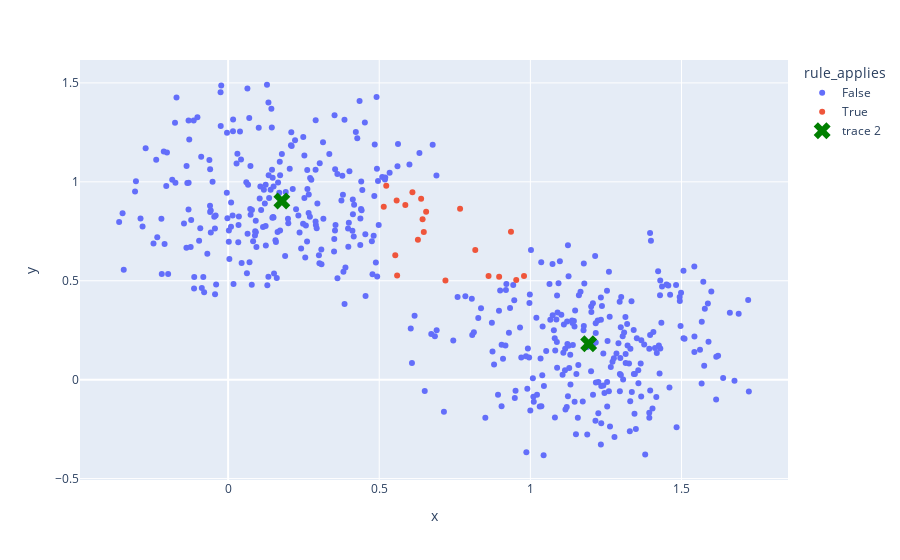
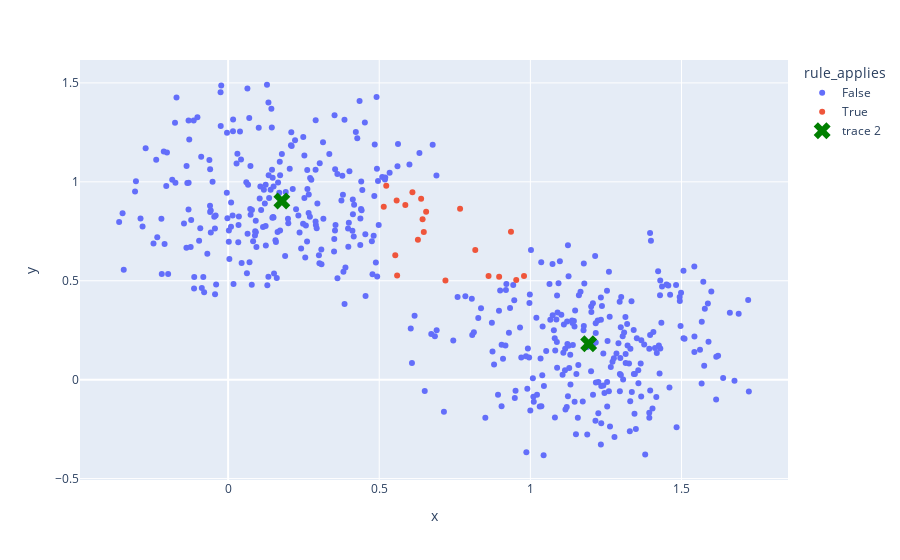

The cell these charts' notebook holds for them, in order:
### Code cell
filter_by_rule(df_okay, lambda row: 0.5<row["x"]<1 and 0.5<row["y"]<1, only_plot=True)

### Figure 1 — Plotly figure (JSON) as saved in the notebook; plotly's stock layout.template omitted (floating-point values rounded to 4 significant figures; data arrays with more than 128 entries replaced by an {"elided": "..."} marker saying what was removed)
{"data": [{"hovertemplate": "rule_applies=False<br>x=%{x}<br>y=%{y}<extra></extra>", "legendgroup": "False", "marker": {"color": "#636efa", "symbol": "circle"}, "mode": "markers", "name": "False", "orientation": "v", "showlegend": true, "type": "scatter", "x": {"elided": "470 float values"}, "xaxis": "x", "y": {"elided": "470 float values"}, "yaxis": "y"}, {"hovertemplate": "rule_applies=True<br>x=%{x}<br>y=%{y}<extra></extra>", "legendgroup": "True", "marker": {"color": "#EF553B", "symbol": "circle"}, "mode": "markers", "name": "True", "orientation": "v", "showlegend": true, "type": "scatter", "x": [0.8617, 0.9533, 0.9358, 0.979, 0.8177, 0.8967, 0.6279, 0.6474, 0.6386, 0.7675, 0.6434, 0.719, 0.5149, 0.6551, 0.5592, 0.553, 0.5576, 0.5863, 0.6098, 0.5232], "xaxis": "x", "y": [0.5241, 0.5042, 0.7482, 0.5244, 0.656, 0.5201, 0.7069, 0.7468, 0.9145, 0.8644, 0.8115, 0.501, 0.8742, 0.8488, 0.5261, 0.6293, 0.9059, 0.8827, 0.9472, 0.9801], "yaxis": "y"}, {"marker": {"color": "Green", "size": 15, "symbol": "x"}, "mode": "markers", "type": "scatter", "x": [1.193, 0.1778], "y": [0.1815, 0.9035]}], "layout": {"legend": {"title": {"text": "rule_applies"}, "tracegroupgap": 0}, "margin": {"t": 60}, "xaxis": {"anchor": "y", "domain": [0, 1], "title": {"text": "x"}}, "yaxis": {"anchor": "x", "domain": [0, 1], "title": {"text": "y"}}}}

### Figure 2 — Plotly figure (JSON) as saved in the notebook; plotly's stock layout.template omitted (floating-point values rounded to 4 significant figures; data arrays with more than 128 entries replaced by an {"elided": "..."} marker saying what was removed)
{"data": [{"hovertemplate": "rule_applies=False<br>x=%{x}<br>y=%{y}<extra></extra>", "legendgroup": "False", "marker": {"color": "#636efa", "symbol": "circle"}, "mode": "markers", "name": "False", "orientation": "v", "showlegend": true, "type": "scatter", "x": {"elided": "470 float values"}, "xaxis": "x", "y": {"elided": "470 float values"}, "yaxis": "y"}, {"hovertemplate": "rule_applies=True<br>x=%{x}<br>y=%{y}<extra></extra>", "legendgroup": "True", "marker": {"color": "#EF553B", "symbol": "circle"}, "mode": "markers", "name": "True", "orientation": "v", "showlegend": true, "type": "scatter", "x": [0.8617, 0.9533, 0.9358, 0.979, 0.8177, 0.8967, 0.6279, 0.6474, 0.6386, 0.7675, 0.6434, 0.719, 0.5149, 0.6551, 0.5592, 0.553, 0.5576, 0.5863, 0.6098, 0.5232], "xaxis": "x", "y": [0.5241, 0.5042, 0.7482, 0.5244, 0.656, 0.5201, 0.7069, 0.7468, 0.9145, 0.8644, 0.8115, 0.501, 0.8742, 0.8488, 0.5261, 0.6293, 0.9059, 0.8827, 0.9472, 0.9801], "yaxis": "y"}, {"marker": {"color": "Green", "size": 15, "symbol": "x"}, "mode": "markers", "type": "scatter", "x": [1.193, 0.1778], "y": [0.1815, 0.9035]}], "layout": {"legend": {"title": {"text": "rule_applies"}, "tracegroupgap": 0}, "margin": {"t": 60}, "xaxis": {"anchor": "y", "domain": [0, 1], "title": {"text": "x"}}, "yaxis": {"anchor": "x", "domain": [0, 1], "title": {"text": "y"}}}}
